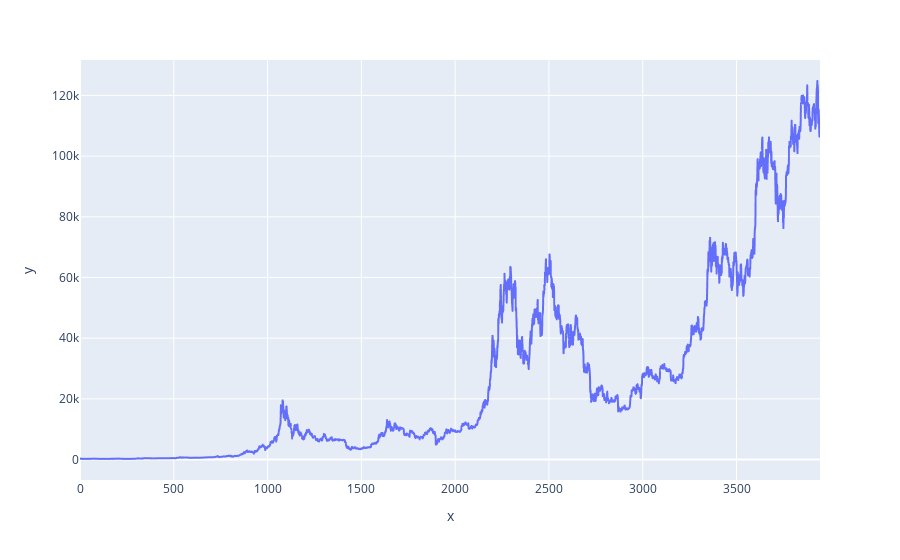

This figure's notebook cell:
### Code cell
ex.line(y=df['Close'])

### Figure 1 — Plotly figure (JSON) as saved in the notebook; plotly's stock layout.template omitted (floating-point values rounded to 4 significant figures; data arrays with more than 128 entries replaced by an {"elided": "..."} marker saying what was removed)
{"data": [{"hovertemplate": "x=%{x}<br>y=%{y}<extra></extra>", "legendgroup": "", "line": {"color": "#636efa", "dash": "solid"}, "marker": {"symbol": "circle"}, "mode": "lines", "name": "", "showlegend": false, "type": "scattergl", "x": {"elided": "3946 int values"}, "xaxis": "x", "y": {"elided": "3946 float values"}, "yaxis": "y"}], "layout": {"legend": {"tracegroupgap": 0}, "margin": {"t": 60}, "xaxis": {"anchor": "y", "domain": [0, 1], "title": {"text": "x"}}, "yaxis": {"anchor": "x", "domain": [0, 1], "title": {"text": "y"}}}}
